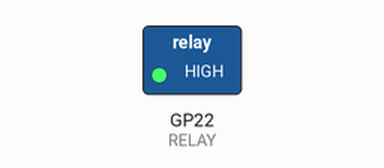
This program was run on a simulated Raspberry Pi Pico running MicroPython. Parts: switched loads named in the program (green lamp = pin HIGH). Dashed ring = blinking. At 2.0 s the program stops and its outputs stay as they are.

Above: at 0.2 s.
Timing chart, 0 to 3.0 s (numbered marks = the images above):
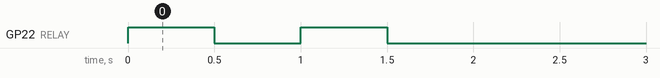

Measured:
- by itself, GP22 (RELAY): alternates HIGH for 0.50 s and LOW for 0.50 s, 4 changes in all, then stays LOW

The program:

Ex2-2_Relay_Test.py
```python
from machine import Pin # 從 machine 中導入 Pin 類別
import utime # 導入時間相關類別

# 初始化 RELAY 腳位為輸出
RELAY = Pin(22, machine.Pin.OUT) #設定GP22為輸出腳 (RELAY)

# 初始化 RELAY 狀態，令 RELAY 不激磁
RELAY.off() # 和 RELAY.value(0) 效果相同

# 令 RELAY 交替開關二次
for i in range(2):
    RELAY.on() # 激磁繼電器，和 RELAY.value(1) 效果相同
    utime.sleep(0.5) # 延時0.5秒

    RELAY.off() # 釋放繼電器 LED，和 RELAY.value(0) 效果相同
    utime.sleep(0.5) # 延時0.5秒
```
